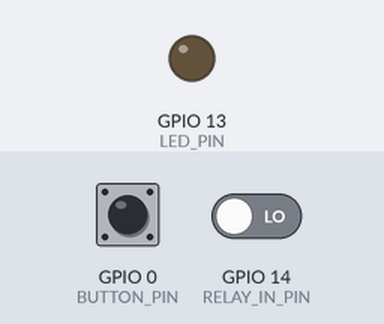
A sketch run on a simulated ESP8266 (NodeMCU). Parts: output pins drawn as LEDs (lit = HIGH). The test bench sets the inputs (shaded band); at power-on: GPIO 0 (BUTTON_PIN) HIGH, GPIO 14 (RELAY_IN_PIN) LOW. WiFi joins after 1.5 s; servers stay silent unless stated; no MQTT or app messages arrive unless stated; not simulated (calls return 0 or success): wifi_credentials.h; what the sketch prints to the serial monitor is not drawn.

Above: at 2.7 s.
2.8 s: GPIO 0 (BUTTON_PIN) pulled LOW for 0.15 s
At 3.3 s:
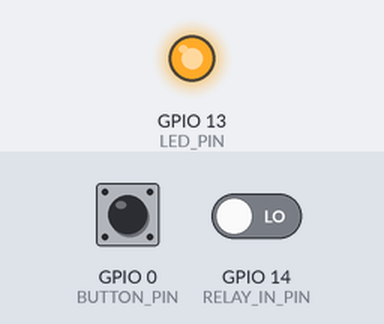
8.9 s: GPIO 0 (BUTTON_PIN) pulled LOW for 1 s
At 10.4 s:
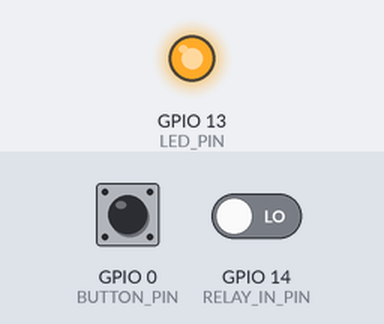
12.9 s: GPIO 0 (BUTTON_PIN) pulled LOW for 3.2 s
Timing chart, 0 to 20.6 s (numbered marks = the images above; inputs shaded):
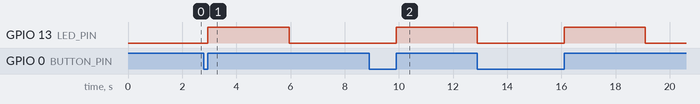

The sketch:

gira_relay_main.ino
```cpp
// (licence header left out)
// wifi credentials stored externally and .gitignore
 //all wifi credential and MQTT Server importet through wifi_credential.h
 #include "wifi_credentials.h"

 //required for MQTT
 #include <ESP8266WiFi.h>
 //required for OTA updater
 #include <WiFiClient.h>
 #include <ESP8266WebServer.h>
 #include <ESP8266mDNS.h>
 #include <ESP8266HTTPUpdateServer.h>
 //end OTA requirements
 #include <PubSubClient.h>
 #include <Adafruit_BME280.h>


 //TODO check SONOFF Pins
 //SONOF Pinout
 // 14 = lowest on pin array (furthest away from button)
 // 0 = button
 // 13 = led
 uint16_t RELAY_IN_PIN = 14;
 uint16_t LED_PIN = 13;
 uint16_t BUTTON_PIN = 0;


 //timer
 int timer_update_state_count;
 int timer_update_state = 60000; //update status via MQTT every minute

 //MQTT (see also wifi_credentials)
 WiFiClient espClient;
 PubSubClient client(espClient);

 const char* inTopic = "cmnd/gira_bell/#";
 const char* outTopic = "stat/gira_bell/";
 const char* mqtt_id = "gira_bell";

 //flag to notify rining happend in main
 int ringing;
 //timer for rining counting on mqtt
 int ring_timer;
 //duration until ring cancellation
 int ring_duration = 3000; //rining mqtt for 3s

 //OTA
 ESP8266WebServer httpServer(80);
 ESP8266HTTPUpdateServer httpUpdater;

 void setup_wifi() {
   delay(10);
   // We start by connecting to a WiFi network
   Serial.println();
   Serial.print("Connecting to ");
   Serial.println(ssid);
   WiFi.persistent(false);
   WiFi.mode(WIFI_OFF);
   WiFi.mode(WIFI_STA);
   WiFi.begin(ssid, password);
   while (WiFi.status() != WL_CONNECTED) {
     delay(500);
     Serial.print(".");
   }

   Serial.println("");
   Serial.println("WiFi connected");
   Serial.println("IP address: ");
   Serial.println(WiFi.localIP());

   httpUpdater.setup(&httpServer);
   httpServer.begin();
 }


 //callback function for MQTT client
 void callback(char* topic, byte* payload, unsigned int length) {
   payload[length]='\0'; // Null terminator used to terminate the char array
   String message = (char*)payload;

   Serial.print("Message arrived on topic: [");
   Serial.print(topic);
   Serial.print("]: ");
   Serial.println(message);

   //get last part of topic
   char* cmnd = "test";
   char* cmnd_tmp=strtok(topic, "/");

   while(cmnd_tmp !=NULL) {
     cmnd=cmnd_tmp; //take over last not NULL string
     cmnd_tmp=strtok(NULL, "/"); //passing Null continues on string
     //Serial.println(cmnd_tmp);
   }

    if (!strcmp(cmnd, "status")) {
        Serial.print("Received status request. sending status");
        send_status();
    }
    else if (!strcmp(cmnd, "reset")) {
        Serial.print(F("Reset requested. Resetting..."));
        //software_Reset();
    }
 }


//sends module status via MQTT
void send_status()
 {
   char outTopic_status[50];
   char msg[50];
   //IP Address
   strcpy(outTopic_status,outTopic);
   strcat(outTopic_status,"ip_address");

   //ESP IP
   WiFi.localIP().toString().toCharArray(msg,50);
   client.publish(outTopic_status,msg );
 }

 //send Ring via MQTT
 void sendRingOn(){

    char outTopic_status[50];
    char msg[50];

    //GARAGE Door status
    strcpy(outTopic_status,outTopic);
    strcat(outTopic_status,"ring");
    //dtostrf(garage_door_status,1,0,msg);
    client.publish(outTopic_status,"1" );

 }
 //send Ring via MQTT
 void sendRingOff(){

    char outTopic_status[50];
    char msg[50];

    //GARAGE Door status
    strcpy(outTopic_status,outTopic);
    strcat(outTopic_status,"ring");
    //dtostrf(garage_door_status,1,0,msg);
    client.publish(outTopic_status,"0" );

 }

 void reconnect() {
   // Loop until we're reconnected

   while (!client.connected()) {
     Serial.print("Attempting MQTT connection...");
     // Attempt to connect
     if (client.connect(mqtt_id)) {
       Serial.println("connected");

       client.publish(outTopic, "gira bell relay booted");


       // ... and resubscribe
       client.subscribe(inTopic);

     } else {
       Serial.print("failed, rc=");
       Serial.print(client.state());
       Serial.println(" try again in 5 seconds");
       delay(5000);
     }
   }
 }

//interrupt function to handle gira ring
void ring_on() {
    ringing = 1;
}

//interrupt function to handle gira ring
void ring_off() {
    //not needed. rining flag is cancelled in loop
}

 void setup() {
   // Status message will be sent to the PC at 115200 baud
   Serial.begin(115200, SERIAL_8N1, SERIAL_TX_ONLY);
   Serial.println("Gira Bell Module");
   //INIT TIMERS
   timer_update_state_count=millis();


   //TODO assign interrupt
   pinMode(RELAY_IN_PIN, INPUT);
   attachInterrupt(digitalPinToInterrupt(RELAY_IN_PIN), ring_on, RISING);
   pinMode(BUTTON_PIN, INPUT);
   attachInterrupt(digitalPinToInterrupt(BUTTON_PIN), ring_on, RISING);
    pinMode(LED_PIN, OUTPUT);
    ringing=0;

   //WIFI and MQTT
   setup_wifi();                   // Connect to wifi
   client.setServer(mqtt_server, 1883);
   client.setCallback(callback);


 }


 void loop() {
   if (!client.connected()) {
     reconnect();
   }
   client.loop();


   //http Updater for OTA
   httpServer.handleClient();

    if (ringing==1) {
        //alert on gira bus happend
        //set timer
        ring_timer=millis();
        //next state for flag
        ringing=2;
        //send MQTT ring
        sendRingOn();
        digitalWrite(LED_PIN, HIGH);

    }
    if(millis()-ring_timer > ring_duration && ringing==2) {
        //reset flag
        ringing=0;
        //send MQTT cancel
        sendRingOff();
        digitalWrite(LED_PIN, LOW);

    }

 }
 
```

Measured:
- after the input at 2.8 s, GPIO 13 (LED_PIN): LOW → HIGH after 0.15 s, → LOW 3.0 s later
- after the input at 8.9 s, GPIO 13 (LED_PIN): LOW → HIGH after 1.0 s
